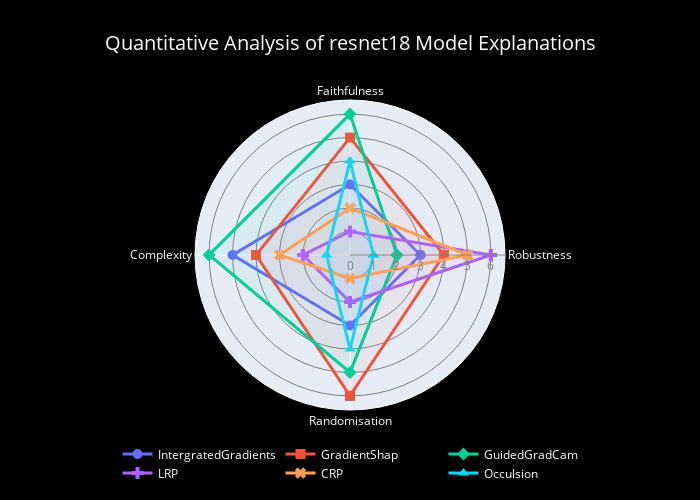

Notebook cell for this chart:
### Code cell
# Performing dynamic range adjustment based on the data in the DataFrame
colors = px.colors.qualitative.Plotly
# Calculate the maximum value in the DataFrame for range adjustment
max_range = df_normalised_rank.max().max()
min_range = df_normalised_rank.min().min() if df_normalised_rank.min().min() < 0 else 0
markers = ['circle', 'square', 'diamond', 'cross', 'x', 'triangle-up']  # Different marker types

# Update the range dynamically based on the data
fig = go.Figure()

for i,(table,color,marker) in enumerate(zip(df_normalised_rank.iterrows(), colors, markers)):
    index,row=table
    r_values = list(row) + [row[0]]
    theta_values = list(df_normalised_rank.columns) + [df_normalised_rank.columns[0]]
    fig.add_trace(go.Scatterpolar(
        r=r_values,
        theta=theta_values,
        marker=dict(color=color, symbol=marker, size=10),
        line=dict(color=color, width=3),
        fill='toself',
        fillcolor=hex_to_rgba(color,0.05),
        name=index
    ))

fig.update_layout(
    polar=dict(
        radialaxis=dict(
            visible=True,
            range=[min_range, max_range + 0.1 * max_range],  # Adding a buffer to the max range
            color='grey',
            gridcolor='grey',  # Color of the radial grid lines
            linecolor='grey'
        ),
        angularaxis=dict(
            gridcolor='white',  # Color of the angular grid lines
            linecolor='white'  # Color of the angular axis line
        )
        ),
    showlegend=True,
    legend=dict(
        orientation="h",
        yanchor="bottom",
        y=-0.25,
        xanchor="center",
        x=0.5
    ),
    width=700,
    height=500,
    paper_bgcolor='black',  # Set the background color to black
    font=dict(color='white'),
    title=dict(
        text="Quantitative Analysis of " +modeltype+ " Model Explanations",  # Replace with your desired title
        x=0.5,  # Title alignment (0.5 for center alignment)
        xanchor='center',  # Anchor the title at the center
        font=dict(
            size=20,  # Title font size
            color='white'  # Title font color
        )
    )
)

fig.write_image("./figures/"+modeltype+"_radarplot.png", scale=2,width=700,height=500)

fig.show()

### Figure 1 — Plotly figure (JSON) as saved in the notebook; plotly's stock layout.template omitted (floating-point values rounded to 4 significant figures)
{"data": [{"fill": "toself", "fillcolor": "rgba(99, 110, 250, 0.05)", "line": {"color": "#636EFA", "width": 3}, "marker": {"color": "#636EFA", "size": 10, "symbol": "circle"}, "name": "IntergratedGradients", "r": [3, 3, 5, 3, 3], "theta": ["Robustness", "Faithfulness", "Complexity", "Randomisation", "Robustness"], "type": "scatterpolar"}, {"fill": "toself", "fillcolor": "rgba(239, 85, 59, 0.05)", "line": {"color": "#EF553B", "width": 3}, "marker": {"color": "#EF553B", "size": 10, "symbol": "square"}, "name": "GradientShap", "r": [4, 5, 4, 6, 4], "theta": ["Robustness", "Faithfulness", "Complexity", "Randomisation", "Robustness"], "type": "scatterpolar"}, {"fill": "toself", "fillcolor": "rgba(0, 204, 150, 0.05)", "line": {"color": "#00CC96", "width": 3}, "marker": {"color": "#00CC96", "size": 10, "symbol": "diamond"}, "name": "GuidedGradCam", "r": [2, 6, 6, 5, 2], "theta": ["Robustness", "Faithfulness", "Complexity", "Randomisation", "Robustness"], "type": "scatterpolar"}, {"fill": "toself", "fillcolor": "rgba(171, 99, 250, 0.05)", "line": {"color": "#AB63FA", "width": 3}, "marker": {"color": "#AB63FA", "size": 10, "symbol": "cross"}, "name": "LRP", "r": [6, 1, 2, 2, 6], "theta": ["Robustness", "Faithfulness", "Complexity", "Randomisation", "Robustness"], "type": "scatterpolar"}, {"fill": "toself", "fillcolor": "rgba(255, 161, 90, 0.05)", "line": {"color": "#FFA15A", "width": 3}, "marker": {"color": "#FFA15A", "size": 10, "symbol": "x"}, "name": "CRP", "r": [5, 2, 3, 1, 5], "theta": ["Robustness", "Faithfulness", "Complexity", "Randomisation", "Robustness"], "type": "scatterpolar"}, {"fill": "toself", "fillcolor": "rgba(25, 211, 243, 0.05)", "line": {"color": "#19D3F3", "width": 3}, "marker": {"color": "#19D3F3", "size": 10, "symbol": "triangle-up"}, "name": "Occulsion", "r": [1, 4, 1, 4, 1], "theta": ["Robustness", "Faithfulness", "Complexity", "Randomisation", "Robustness"], "type": "scatterpolar"}], "layout": {"font": {"color": "white"}, "height": 500, "legend": {"orientation": "h", "x": 0.5, "xanchor": "center", "y": -0.25, "yanchor": "bottom"}, "paper_bgcolor": "black", "polar": {"angularaxis": {"gridcolor": "white", "linecolor": "white"}, "radialaxis": {"color": "grey", "gridcolor": "grey", "linecolor": "grey", "range": [0, 6.6], "visible": true}}, "showlegend": true, "title": {"font": {"color": "white", "size": 20}, "text": "Quantitative Analysis of resnet18 Model Explanations", "x": 0.5, "xanchor": "center"}, "width": 700}}
